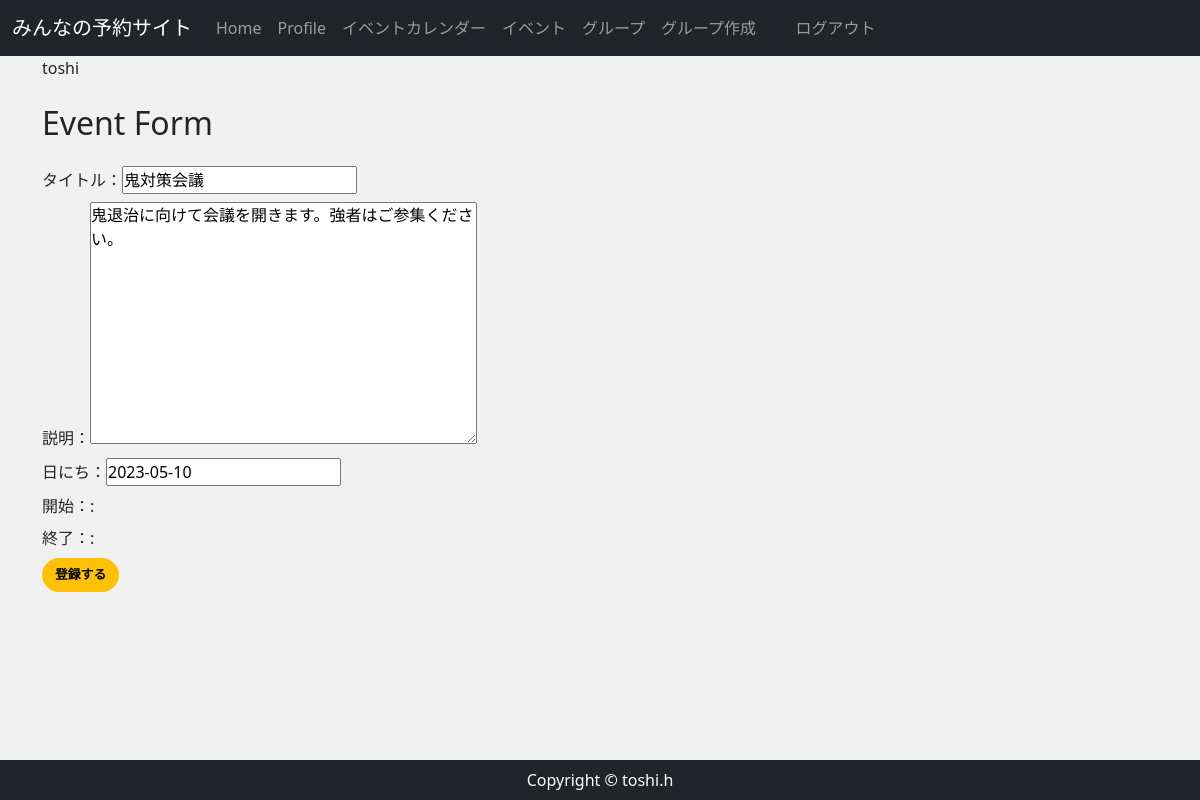
The app's page /event_edit/22/ (signed in) with its own data.
### accounts/models.py (models this page shows, shortened)
class CustomUser(AbstractBaseUser, PermissionsMixin):
    email = models.EmailField(
        verbose_name='email',
        max_length=255,
        unique=True,
        )
    first_name = models.CharField('名', max_length=150)
    last_name = models.CharField('姓', max_length=150)
    nickname = models.CharField('ニックネーム', max_length=150,  null=True, blank=True)
    active = models.BooleanField(default=True)
    staff = models.BooleanField(default=False) #staffかどうか
    admin = models.BooleanField(default=False)
    objects = UserManager()
    EMAIL_FIELD = 'email'
    USERNAME_FIELD = 'email'
    REQUIRED_FIELDS = []
    @property
    def is_active(self):
        return self.active
    class Meta(AbstractBaseUser.Meta):
        db_table = 'custom_user'

### reservation/models.py (models this page shows, shortened)
class Event(models.Model):
    event_title = models.CharField(max_length=150)
    event_detail = models.TextField()
    group = models.ForeignKey(Group,  on_delete=models.CASCADE, related_name="group_event")
    event_date = models.DateField()
    start_time = models.TimeField()
    end_time = models.TimeField()

### reservation/views.py (the view, shortened to what this page needs)
# urls.py: path('event_edit/<int:pk>/',views.EventEditView.as_view(), name="event_edit"), #イベント編集
class EventEditView(UpdateView):
    model = Event
    template_name = 'reservation/event_form.html'
    form_class = EventForm
    success_url = reverse_lazy('group_detail')
    def get(self, request, **kwargs):
        event_data = Event.objects.get(id=self.kwargs['pk'])
        staff_data = ApprovedStaff.objects.filter(
            group = event_data.group, approved=True)
        names = [data.staff for data in staff_data]
        if not request.user in names:
            return HttpResponse('<h1>%sさんは%sの編集権限がありません</h1>' % (request.user.nickname, event_data.group ))
        return super().get(request)

### reservation/forms.py
class EventForm(forms.ModelForm):
    start_time = forms.TimeField(widget=forms.TimeInput(attrs={'type': 'time'}))
    end_time = forms.TimeField(widget=forms.TimeInput(attrs={'type': 'time'}))
    class Meta:
        model = Event
        fields = [
            "event_title",
            "event_detail",
            "event_date",
            "start_time",
            "end_time",
        ]

### reservation/templates/reservation/event_form.html (shortened to what this page needs)
{% extends 'reservation/base.html' %}
{% load static %}
{% block content %}
<div class="my-4">
    <h2>Event Form</h2>
</div>
<form method="post" enctype="multipart/form-data" autocomplete="off">
    <div class="form-group my-2">
    タイトル：{{ form.event_title }}
    </div>
    <div class="form-group my-2">
    説明：{{ form.event_detail }}
    </div>
    <div class="form-group my-2">
    日にち：{{ form.event_date }}
    </div>
    <div class="form-group my-2">
    開始：{{ form.start_hour }}:{{ form.start_minute }}
    </div>
    <div class="form-group my-2">
    終了：{{ form.end_hour }}:{{ form.end_minute }}
    </div>
    <button class="btn btn-warning" type="submit">登録する</button>
</form>
{% endblock %}
    {% block extra_js %}
  <link rel="stylesheet" href="//code.jquery.com/ui/1.12.1/themes/base/jquery-ui.css">
   <link rel="stylesheet" type="text/css" href="https://cdnjs.cloudflare.com/ajax/libs/timedropper/1.0/timedropper.min.css">
    {% endblock %}

### reservation/templates/reservation/base.html (shortened to what this page needs)
{% load static %}
<!DOCTYPE html>
<html lang="ja">
<head>
    <link href="https://cdn.jsdelivr.net/npm/bootstrap@5.0.2/dist/css/bootstrap.min.css" rel="stylesheet">
    <link rel="stylesheet" href="{% static 'css/rsv_style.css' %}">
<nav class="navbar navbar-expand-lg bg-body-tertiary navbar-dark bg-dark" >
    <div class="container-fluid">
    <a class="navbar-brand" href="{% url 'home' %}">
    みんなの予約サイト
    </a>
    <div class="collapse navbar-collapse" id="navbarSupportedContent">
        <ul class="navbar-nav ml-auto">
        <li class="nav-item">
            <a class="nav-link" href="{% url 'home' %}">Home </a>
        </li>
        {% if user.is_authenticated %}
            <li class="nav-item">
                <a class="nav-link" href="{% url 'userprofile' user.pk %}">Profile</a>
            </li>
            <li class="nav-item">
                <a class="nav-link" href="{% url 'gp_event_cal' %}">イベントカレンダー </a>
            </li>
            <li class="nav-item">
                <a class="nav-link" href="{% url 'event' %}">イベント </a>
            </li>
            <li class="nav-item">
                <a class="nav-link" href="{% url 'group' %}">グループ </a>
            </li>
            <li class="nav-item">
                <a class="nav-link" href="{% url 'group_new' %}">グループ作成 </a>
            </li>
            <li>
            <p>\t\t</p>
            </li>
            <li class="nav-item">
                <a class="nav-link" href="{% url 'account_logout' %}">ログアウト </a>
            </li>
        {% endif %}
        </ul>
    </div>
    </nav>
    <main>
        <div class="container">
            <p >{{user.nickname}}</p>
            {% block content %}
            {% endblock %}
        </div>
    </main>
    <footer class="py-2 bg-dark">
        <p class="m-0 text-center text-white">Copyright &copy; toshi.h</p>
    </footer>
    {% block extra_js %}
    {% endblock %}
</body>
</html>

### reservation/static/css/rsv_style.css (style rules this page uses)
* { margin: 0; padding: 0; box-sizing: border-box; }
main { flex: 1; }
.btn { font-size: 80%; border-radius: 5rem; font-weight: bold; }

### records on screen
CustomUser: nickname "toshi"
Event: event_title "鬼対策会議", event_detail "鬼退治に向けて会議を開きます。強者はご参集ください。", event_date "2023-05-10"
